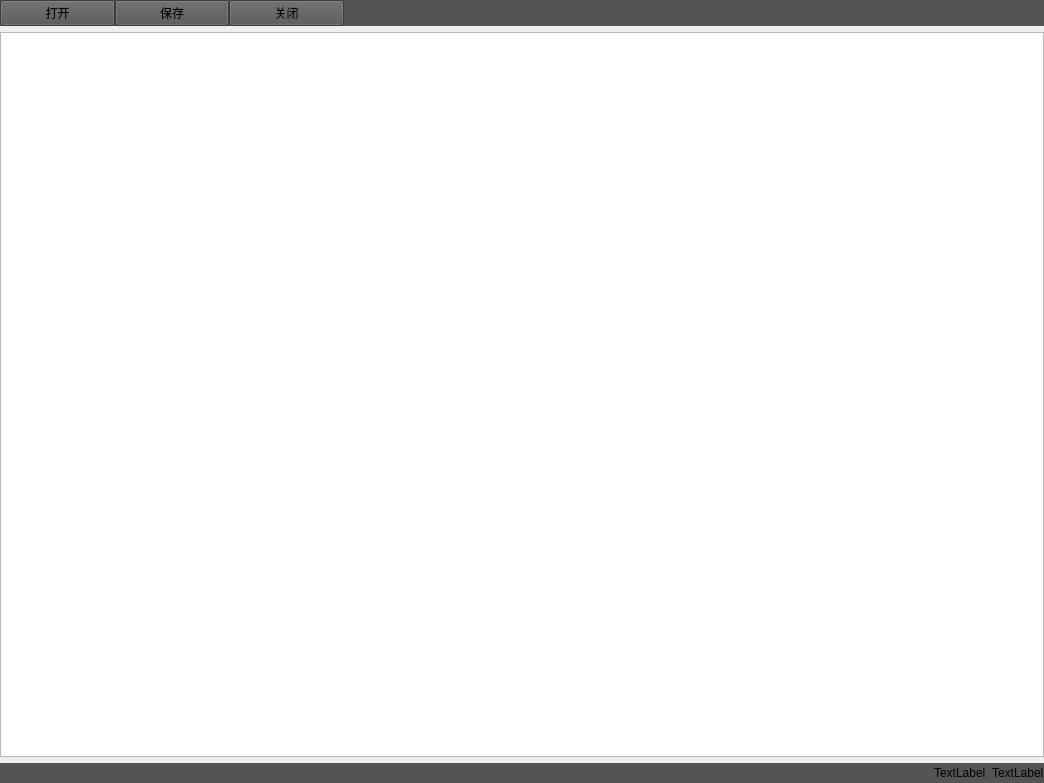
<?xml version="1.0" encoding="UTF-8"?>
<ui version="4.0">
 <class>Widget</class>
 <widget class="QWidget" name="Widget">
  <property name="geometry">
   <rect>
    <x>0</x>
    <y>0</y>
    <width>1044</width>
    <height>783</height>
   </rect>
  </property>
  <property name="sizePolicy">
   <sizepolicy hsizetype="Preferred" vsizetype="Preferred">
    <horstretch>0</horstretch>
    <verstretch>0</verstretch>
   </sizepolicy>
  </property>
  <property name="windowTitle">
   <string>我的记事本</string>
  </property>
  <layout class="QVBoxLayout" name="verticalLayout">
   <property name="leftMargin">
    <number>0</number>
   </property>
   <property name="topMargin">
    <number>0</number>
   </property>
   <property name="rightMargin">
    <number>0</number>
   </property>
   <property name="bottomMargin">
    <number>0</number>
   </property>
   <item>
    <widget class="QWidget" name="widgetButtons" native="true">
     <property name="styleSheet">
      <string notr="true">background-color: rgb(84, 84, 84);</string>
     </property>
     <layout class="QHBoxLayout" name="horizontalLayout">
      <property name="spacing">
       <number>0</number>
      </property>
      <property name="leftMargin">
       <number>0</number>
      </property>
      <property name="topMargin">
       <number>0</number>
      </property>
      <property name="rightMargin">
       <number>0</number>
      </property>
      <property name="bottomMargin">
       <number>0</number>
      </property>
      <item>
       <widget class="QPushButton" name="btnOpen">
        <property name="text">
         <string>打开</string>
        </property>
       </widget>
      </item>
      <item>
       <widget class="QPushButton" name="btnSave">
        <property name="text">
         <string>保存</string>
        </property>
       </widget>
      </item>
      <item>
       <widget class="QPushButton" name="btnClose">
        <property name="text">
         <string>关闭</string>
        </property>
       </widget>
      </item>
      <item>
       <spacer name="horizontalSpacer">
        <property name="orientation">
         <enum>Qt::Horizontal</enum>
        </property>
        <property name="sizeType">
         <enum>QSizePolicy::Fixed</enum>
        </property>
        <property name="sizeHint" stdset="0">
         <size>
          <width>700</width>
          <height>20</height>
         </size>
        </property>
       </spacer>
      </item>
     </layout>
    </widget>
   </item>
   <item>
    <widget class="QTextEdit" name="textEdit"/>
   </item>
   <item>
    <widget class="QWidget" name="widgetBottom" native="true">
     <property name="styleSheet">
      <string notr="true">background-color: rgb(84, 84, 84);</string>
     </property>
     <layout class="QHBoxLayout" name="horizontalLayout_2">
      <property name="leftMargin">
       <number>0</number>
      </property>
      <property name="topMargin">
       <number>0</number>
      </property>
      <property name="rightMargin">
       <number>0</number>
      </property>
      <property name="bottomMargin">
       <number>0</number>
      </property>
      <item>
       <spacer name="horizontalSpacer_2">
        <property name="orientation">
         <enum>Qt::Horizontal</enum>
        </property>
        <property name="sizeHint" stdset="0">
         <size>
          <width>40</width>
          <height>20</height>
         </size>
        </property>
       </spacer>
      </item>
      <item>
       <widget class="QLabel" name="position">
        <property name="text">
         <string>TextLabel</string>
        </property>
       </widget>
      </item>
      <item>
       <widget class="QLabel" name="base">
        <property name="text">
         <string>TextLabel</string>
        </property>
       </widget>
      </item>
     </layout>
    </widget>
   </item>
  </layout>
 </widget>
 <resources/>
 <connections/>
</ui>
